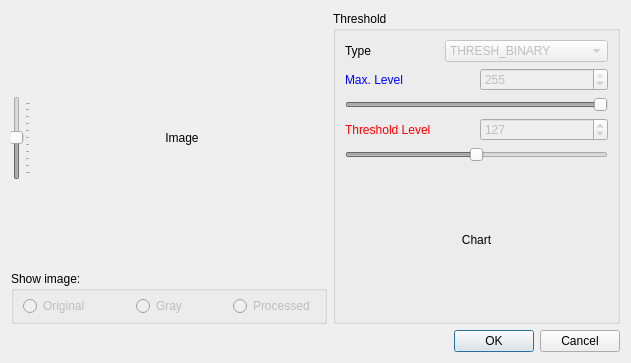
<?xml version="1.0" encoding="UTF-8"?>
<ui version="4.0">
 <class>DialogThreshold</class>
 <widget class="QDialog" name="DialogThreshold">
  <property name="geometry">
   <rect>
    <x>0</x>
    <y>0</y>
    <width>631</width>
    <height>363</height>
   </rect>
  </property>
  <property name="windowTitle">
   <string>Dialog</string>
  </property>
  <layout class="QVBoxLayout" name="verticalLayout">
   <item>
    <layout class="QHBoxLayout" name="horizontalLayout">
     <item>
      <layout class="QVBoxLayout" name="verticalLayout_2">
       <item>
        <layout class="QHBoxLayout" name="horizontalLayout_2">
         <property name="sizeConstraint">
          <enum>QLayout::SetDefaultConstraint</enum>
         </property>
         <item>
          <widget class="QSlider" name="imageLineSlider">
           <property name="enabled">
            <bool>false</bool>
           </property>
           <property name="sizePolicy">
            <sizepolicy hsizetype="Fixed" vsizetype="Maximum">
             <horstretch>0</horstretch>
             <verstretch>0</verstretch>
            </sizepolicy>
           </property>
           <property name="value">
            <number>50</number>
           </property>
           <property name="orientation">
            <enum>Qt::Vertical</enum>
           </property>
           <property name="tickPosition">
            <enum>QSlider::TicksBelow</enum>
           </property>
           <property name="tickInterval">
            <number>10</number>
           </property>
          </widget>
         </item>
         <item>
          <widget class="QLabel" name="imageView">
           <property name="sizePolicy">
            <sizepolicy hsizetype="Expanding" vsizetype="Expanding">
             <horstretch>0</horstretch>
             <verstretch>0</verstretch>
            </sizepolicy>
           </property>
           <property name="text">
            <string>Image</string>
           </property>
           <property name="scaledContents">
            <bool>false</bool>
           </property>
           <property name="alignment">
            <set>Qt::AlignCenter</set>
           </property>
          </widget>
         </item>
        </layout>
       </item>
       <item>
        <widget class="QGroupBox" name="selectImageBox">
         <property name="title">
          <string>Show image:</string>
         </property>
         <layout class="QHBoxLayout" name="horizontalLayout_7">
          <property name="topMargin">
           <number>5</number>
          </property>
          <property name="bottomMargin">
           <number>5</number>
          </property>
          <item>
           <widget class="QRadioButton" name="showOriginal">
            <property name="enabled">
             <bool>false</bool>
            </property>
            <property name="text">
             <string>Original</string>
            </property>
           </widget>
          </item>
          <item>
           <spacer name="horizontalSpacer">
            <property name="orientation">
             <enum>Qt::Horizontal</enum>
            </property>
            <property name="sizeHint" stdset="0">
             <size>
              <width>40</width>
              <height>20</height>
             </size>
            </property>
           </spacer>
          </item>
          <item>
           <widget class="QRadioButton" name="showGray">
            <property name="enabled">
             <bool>false</bool>
            </property>
            <property name="text">
             <string>Gray</string>
            </property>
           </widget>
          </item>
          <item>
           <spacer name="horizontalSpacer_2">
            <property name="orientation">
             <enum>Qt::Horizontal</enum>
            </property>
            <property name="sizeHint" stdset="0">
             <size>
              <width>40</width>
              <height>20</height>
             </size>
            </property>
           </spacer>
          </item>
          <item>
           <widget class="QRadioButton" name="showProcessed">
            <property name="enabled">
             <bool>false</bool>
            </property>
            <property name="text">
             <string>Processed</string>
            </property>
           </widget>
          </item>
         </layout>
        </widget>
       </item>
      </layout>
     </item>
     <item>
      <widget class="QGroupBox" name="groupBox">
       <property name="title">
        <string>Threshold</string>
       </property>
       <layout class="QVBoxLayout" name="verticalLayout_3">
        <item>
         <layout class="QHBoxLayout" name="horizontalLayout_3">
          <item>
           <widget class="QLabel" name="label_2">
            <property name="text">
             <string>Type</string>
            </property>
           </widget>
          </item>
          <item>
           <widget class="QComboBox" name="comboBox">
            <property name="enabled">
             <bool>false</bool>
            </property>
            <property name="sizeAdjustPolicy">
             <enum>QComboBox::AdjustToContents</enum>
            </property>
            <item>
             <property name="text">
              <string>THRESH_BINARY</string>
             </property>
            </item>
            <item>
             <property name="text">
              <string>THRESH_BINARY_INV</string>
             </property>
            </item>
            <item>
             <property name="text">
              <string>THRESH_TRUNC</string>
             </property>
            </item>
            <item>
             <property name="text">
              <string>THRESH_TOZERO</string>
             </property>
            </item>
            <item>
             <property name="text">
              <string>THRESH_TOZERO_INV</string>
             </property>
            </item>
           </widget>
          </item>
         </layout>
        </item>
        <item>
         <layout class="QHBoxLayout" name="horizontalLayout_6">
          <item>
           <widget class="QLabel" name="label">
            <property name="styleSheet">
             <string notr="true">color: rgb(0, 0, 255);</string>
            </property>
            <property name="text">
             <string>Max. Level</string>
            </property>
           </widget>
          </item>
          <item>
           <widget class="QSpinBox" name="maxLevelSpinBox">
            <property name="enabled">
             <bool>false</bool>
            </property>
            <property name="maximum">
             <number>255</number>
            </property>
            <property name="value">
             <number>255</number>
            </property>
           </widget>
          </item>
         </layout>
        </item>
        <item>
         <widget class="QSlider" name="maxLevelSlider">
          <property name="enabled">
           <bool>false</bool>
          </property>
          <property name="maximum">
           <number>255</number>
          </property>
          <property name="value">
           <number>255</number>
          </property>
          <property name="orientation">
           <enum>Qt::Horizontal</enum>
          </property>
         </widget>
        </item>
        <item>
         <layout class="QHBoxLayout" name="horizontalLayout_4">
          <item>
           <widget class="QLabel" name="label_3">
            <property name="styleSheet">
             <string notr="true">color: rgb(255, 0, 0);</string>
            </property>
            <property name="text">
             <string>Threshold Level</string>
            </property>
           </widget>
          </item>
          <item>
           <widget class="QSpinBox" name="thresholdLevelSpinBox">
            <property name="enabled">
             <bool>false</bool>
            </property>
            <property name="maximum">
             <number>255</number>
            </property>
            <property name="value">
             <number>127</number>
            </property>
           </widget>
          </item>
         </layout>
        </item>
        <item>
         <widget class="QSlider" name="thresholdLevelSlider">
          <property name="enabled">
           <bool>false</bool>
          </property>
          <property name="sizePolicy">
           <sizepolicy hsizetype="Preferred" vsizetype="Fixed">
            <horstretch>0</horstretch>
            <verstretch>0</verstretch>
           </sizepolicy>
          </property>
          <property name="maximum">
           <number>255</number>
          </property>
          <property name="value">
           <number>127</number>
          </property>
          <property name="orientation">
           <enum>Qt::Horizontal</enum>
          </property>
         </widget>
        </item>
        <item>
         <spacer name="verticalSpacer">
          <property name="orientation">
           <enum>Qt::Vertical</enum>
          </property>
          <property name="sizeHint" stdset="0">
           <size>
            <width>20</width>
            <height>40</height>
           </size>
          </property>
         </spacer>
        </item>
        <item>
         <widget class="QLabel" name="chartView">
          <property name="text">
           <string>Chart</string>
          </property>
          <property name="scaledContents">
           <bool>true</bool>
          </property>
          <property name="alignment">
           <set>Qt::AlignCenter</set>
          </property>
         </widget>
        </item>
        <item>
         <spacer name="verticalSpacer_2">
          <property name="orientation">
           <enum>Qt::Vertical</enum>
          </property>
          <property name="sizeHint" stdset="0">
           <size>
            <width>20</width>
            <height>40</height>
           </size>
          </property>
         </spacer>
        </item>
       </layout>
      </widget>
     </item>
    </layout>
   </item>
   <item>
    <widget class="QDialogButtonBox" name="buttonBox">
     <property name="orientation">
      <enum>Qt::Horizontal</enum>
     </property>
     <property name="standardButtons">
      <set>QDialogButtonBox::Cancel|QDialogButtonBox::Ok</set>
     </property>
    </widget>
   </item>
  </layout>
 </widget>
 <resources/>
 <connections>
  <connection>
   <sender>buttonBox</sender>
   <signal>accepted()</signal>
   <receiver>DialogThreshold</receiver>
   <slot>accept()</slot>
   <hints>
    <hint type="sourcelabel">
     <x>248</x>
     <y>254</y>
    </hint>
    <hint type="destinationlabel">
     <x>157</x>
     <y>274</y>
    </hint>
   </hints>
  </connection>
  <connection>
   <sender>buttonBox</sender>
   <signal>rejected()</signal>
   <receiver>DialogThreshold</receiver>
   <slot>reject()</slot>
   <hints>
    <hint type="sourcelabel">
     <x>316</x>
     <y>260</y>
    </hint>
    <hint type="destinationlabel">
     <x>286</x>
     <y>274</y>
    </hint>
   </hints>
  </connection>
 </connections>
</ui>
